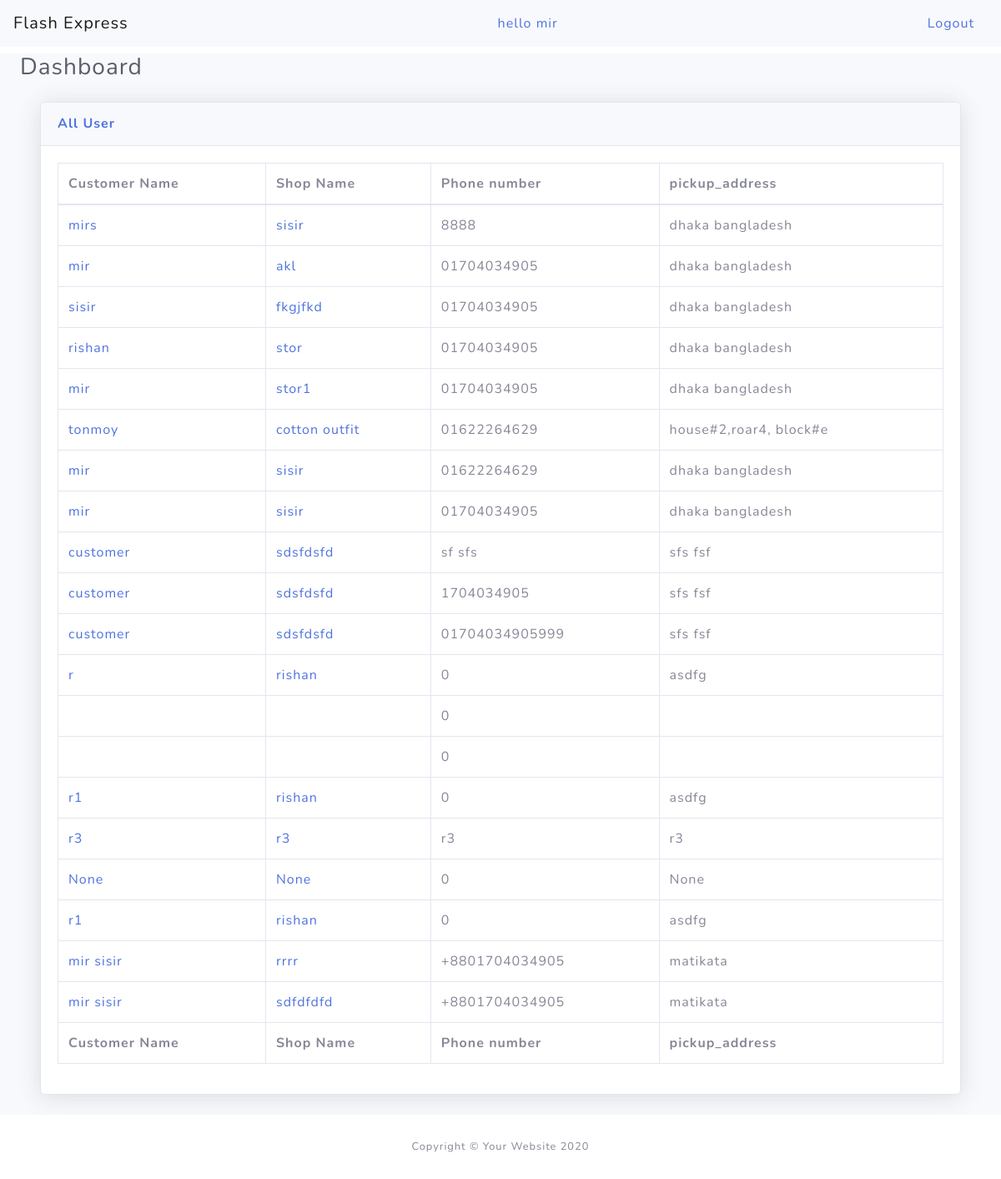
The app's page /account/admin/active_user (signed in) with its own data.
### account/models.py (models this page shows)
class ExtendedUser(models.Model):
    user = models.OneToOneField(User,on_delete=models.CASCADE,blank=True)
    name = models.CharField(max_length=100,blank=True, null=True, default=" " )
    phone = models.CharField(max_length=50,blank=True, null=True ,default="0")
    shop_name = models.CharField(max_length=100,blank=True, null=True, default=" ")
    pickup_address= models.CharField(max_length=400, blank=True, null=True, default=" ")
    profile_pic = models.ImageField(default="profile.png", null=True, blank=True)
    created_at = models.DateTimeField(auto_now_add=True)

### account/decorators.py (the view)
        def wrapper_func(request, *args,**kwargs):
            gropu= None
            if request.user.groups.exists():
                gropu = request.user.groups.all()[0].name
            if gropu in allowed_roles:
                return view_func(request, *args,**kwargs)
            else:
                return HttpResponse('you are not author ')

### account/views.py (called while the page is built)
@login_required(login_url ='singin')
@allowed_user(allowed_roles='admin')
def active_user(request):
    all_user = ExtendedUser.objects.all()
    context= {'all_user':all_user}
    return render (request,'all_user.html', context)

### templates/all_user.html (shortened to what this page needs)
{% load static %}
<!DOCTYPE html>
<html lang="en">
    <head>
        <link href="{% static 'css/styles.css'%}" rel="stylesheet" />
        <link href="{% static 'vendor/fontawesome-free/css/all.min.css'%}" rel="stylesheet" type="text/css">
        <link href="{% static 'css/sb-admin-2.min.css'%}" rel="stylesheet">
        <link href="{% static 'css/sb-admin-2.min.css'%}" rel="stylesheet">
    </head>
<body id="page-top">
  <div id="wrapper">
    <div class="wrapper">
      <nav class="navbar fixed-top navbar-light bg-light">
           <a class="navbar-brand" href="#">Flash Express</a>
           <a class="nav-link inline my-2 my-lg-0" href="#">hello {{request.user}}</a>
          <a class="nav-link inline my-2 my-lg-0" href="{% url 'logoutUser' %}" tabindex="-1" aria-disabled="true">Logout</a>
      </nav>
    </div>
    <div id="content-wrapper" class="d-flex flex-column">
      <div id="content">
        <div class="container-fluid">
          <div class="d-sm-flex align-items-center justify-content-between mb-4">
            <a href="{% url "admin" %}">
            <h1 class="h3 mb-0 text-gray-800">Dashboard</h1>
          </a>
          </div>
          <div class="container-fluid">
            <div class="card shadow mb-4">
              <div class="card-header py-3">
                <h6 class="m-0 font-weight-bold text-primary">All User</h6>
              </div>
              <div class="card-body">
                <div class="table-responsive">
                  <table class="table table-bordered" id="dataTable" width="100%" cellspacing="0">
                    <thead>
                      <tr>
                        <th> Customer Name</th>
                        <th>Shop Name</th>
                        <th>Phone number</th>
                        <th>pickup_address</th>
                      </tr>
                    </thead>
                    <tfoot>
                        <tr>
                          <th> Customer Name</th>
                          <th>Shop Name</th>
                          <th>Phone number</th>
                          <th>pickup_address</th>
                        </tr>
                    </tfoot>
                    <tbody>
                      {% for user in all_user %}
                      <tr>
                        <td>
                        <a href="{% url 'payments' user.user.id %}">{{user.name}} </a>
                        </td>
                        <td> <a href="{% url 'payments' user.user.id %}">{{user.shop_name}}</a>
                          </td>
                        <td>{{user.phone}}</td>
                        <td>{{user.pickup_address}}</td>
                      </tr>
                      {% endfor %}
                    </tbody>
                  </table>
                </div>
              </div>
            </div>
          </div>
        </div>
      </div>
      <footer class="sticky-footer bg-white">
        <div class="container my-auto">
          <div class="copyright text-center my-auto">
            <span>Copyright &copy; Your Website 2020</span>
          </div>
        </div>
      </footer>
    </div>
  </div>
</body>
</html>

### records on screen
ExtendedUser: name "mirs", shop_name "sisir", phone "8888", pickup_address "dhaka bangladesh"
ExtendedUser: name "mir", shop_name "akl", phone "01704034905", pickup_address "dhaka bangladesh"
ExtendedUser: name "sisir", shop_name "fkgjfkd", phone "01704034905", pickup_address "dhaka bangladesh"
ExtendedUser: name "rishan", shop_name "stor", phone "01704034905", pickup_address "dhaka bangladesh"
ExtendedUser: name "mir", shop_name "stor1", phone "01704034905", pickup_address "dhaka bangladesh"
ExtendedUser: name "tonmoy", shop_name "cotton outfit", phone "01622264629", pickup_address "house#2,roar4, block#e"
ExtendedUser: name "mir", shop_name "sisir", phone "01622264629", pickup_address "dhaka bangladesh"
ExtendedUser: name "mir", shop_name "sisir", phone "01704034905", pickup_address "dhaka bangladesh"
ExtendedUser: name "customer", shop_name "sdsfdsfd", phone "sf sfs", pickup_address "sfs fsf"
ExtendedUser: name "customer", shop_name "sdsfdsfd", phone "1704034905", pickup_address "sfs fsf"
ExtendedUser: name "customer", shop_name "sdsfdsfd", phone "01704034905999", pickup_address "sfs fsf"
ExtendedUser: name "r", shop_name "rishan", phone "0", pickup_address "asdfg"
ExtendedUser: phone "0"
ExtendedUser: phone "0"
ExtendedUser: name "r1", shop_name "rishan", phone "0", pickup_address "asdfg"
ExtendedUser: name "r3", shop_name "r3", phone "r3", pickup_address "r3"
ExtendedUser: name "None", shop_name "None", phone "0", pickup_address "None"
ExtendedUser: name "r1", shop_name "rishan", phone "0", pickup_address "asdfg"
ExtendedUser: name "mir sisir", shop_name "rrrr", phone "+8801704034905", pickup_address "matikata"
ExtendedUser: name "mir sisir", shop_name "sdfdfdfd", phone "+8801704034905", pickup_address "matikata"

### other values on screen
{{ request.user }} "mir"
